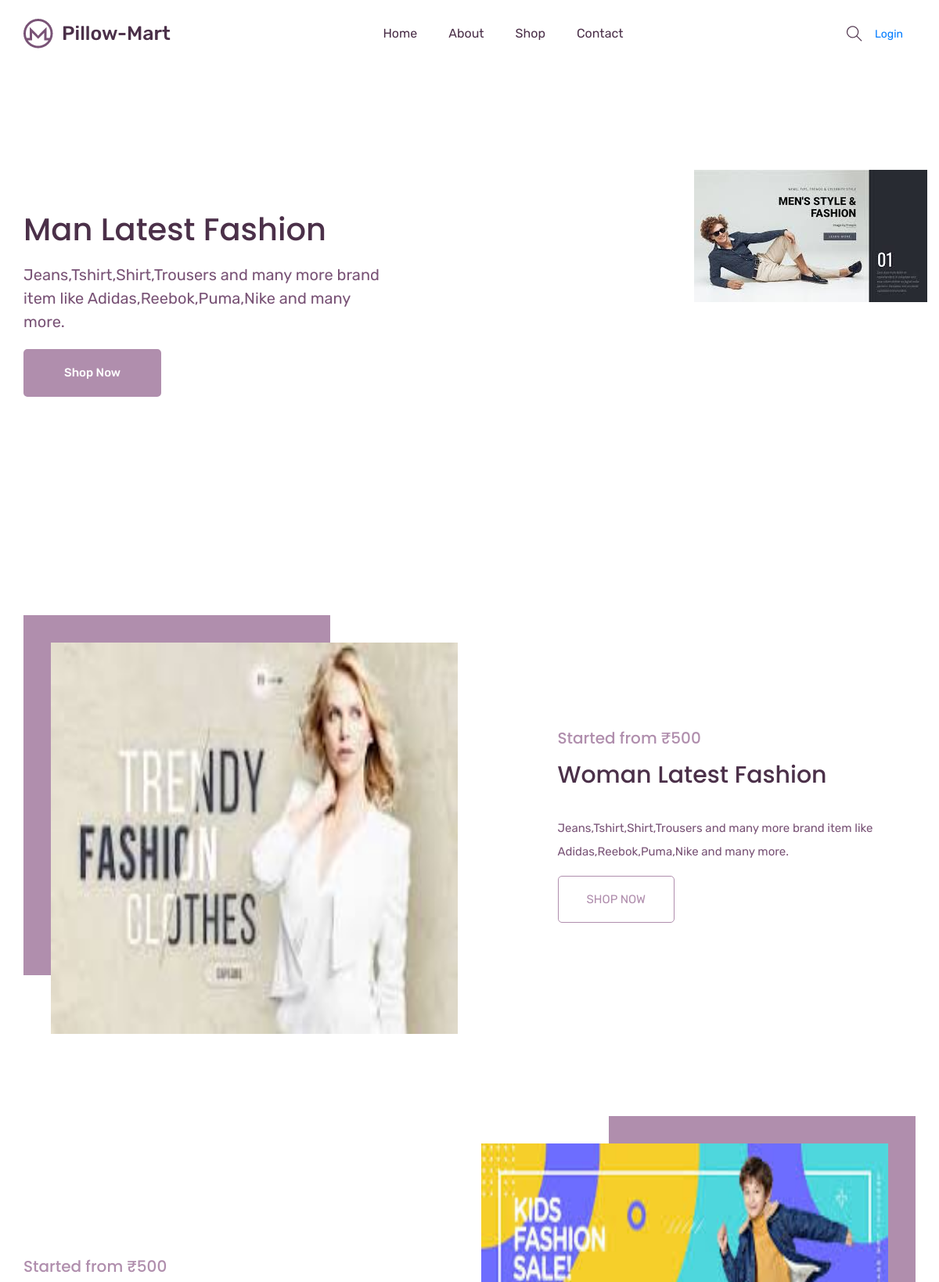
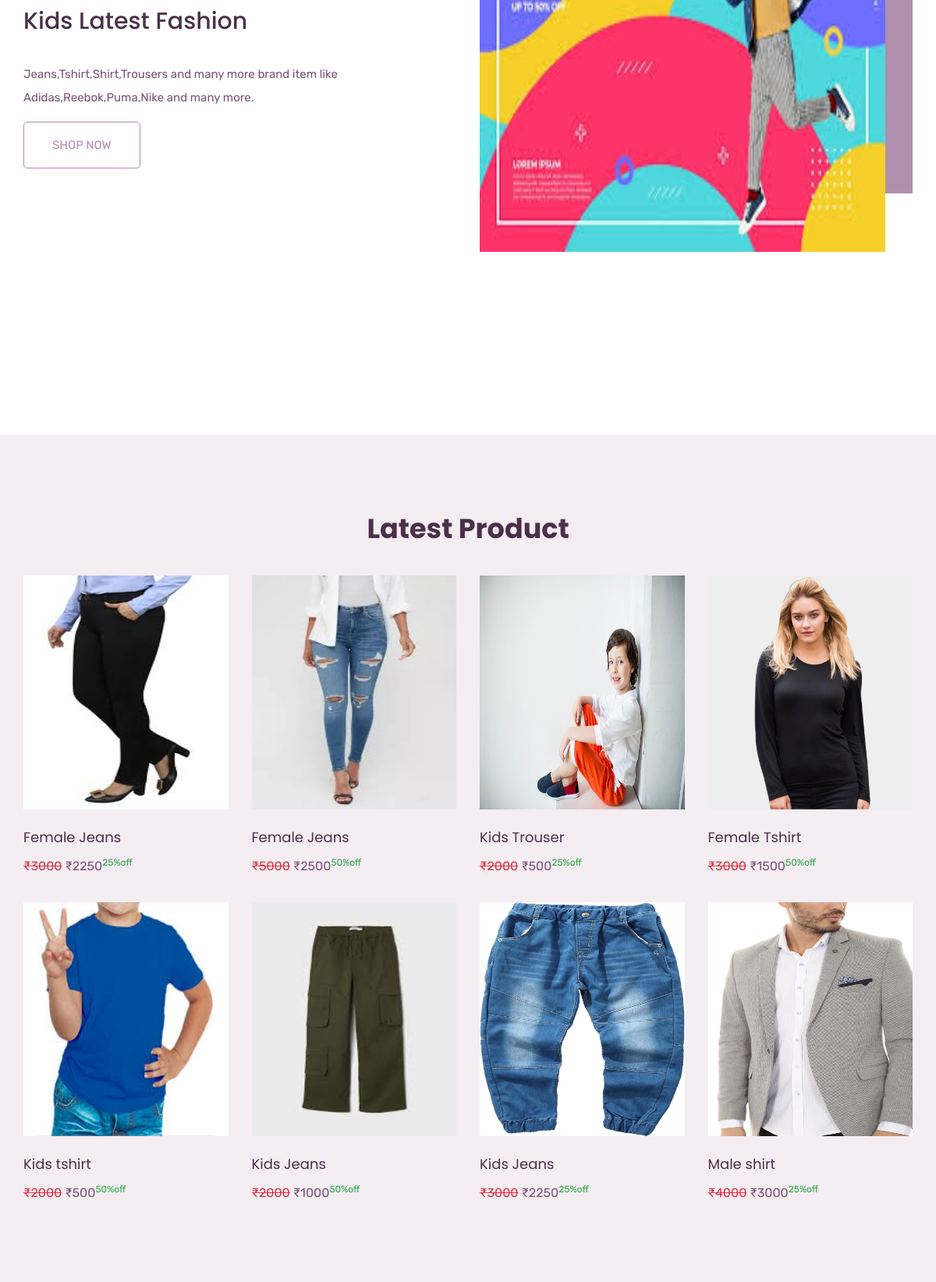
The page / (upper part) on the database its author committed (2 pictures, top to bottom).
### mainapp/models.py (models this page shows, shortened)
class Product(models.Model):
    id=models.AutoField(primary_key=True)
    name=models.CharField(max_length=30)
    maincategory=models.ForeignKey(MainCategory,on_delete=models.CASCADE)
    subcategory=models.ForeignKey(SubCategory,on_delete=models.CASCADE)
    brand=models.ForeignKey(Brand,on_delete=models.CASCADE)
    baseprice=models.IntegerField()
    discount=models.IntegerField()
    finalprice=models.IntegerField()
    stock=models.BooleanField(default=True)
    color=models.CharField(max_length=20)
    size=models.CharField(max_length=10)
    description=models.TextField(default="")
    pic1=models.ImageField(upload_to="uploads/product")
    pic2=models.ImageField(upload_to="uploads/product",default=None,blank=True,null=True)
    pic3=models.ImageField(upload_to="uploads/product",default=None,blank=True,null=True)
    pic4=models.ImageField(upload_to="uploads/product",default=None,blank=True,null=True)

### mainapp/views.py (the view)
# urls.py: path('',mainapp.homePage,name="home"),
def homePage(Request):
    products=Product.objects.all().order_by("-id")[0:8]
    return render(Request,"index.html",{'products':products})

### mainapp/templates/index.html (shortened to what this page needs)
{% load static %}
<!doctype html>
<html lang="zxx">
<head>
    <link rel="stylesheet" href="{% static 'css/bootstrap.min.css' %}">
    <link rel="stylesheet" href="{% static 'css/animate.css' %}">
    <link rel="stylesheet" href="{% static 'css/owl.carousel.min.css' %}">
    <link rel="stylesheet" href="{% static 'css/all.css' %}">
    <link rel="stylesheet" href="{% static 'css/flaticon.css' %}">
    <link rel="stylesheet" href="{% static 'css/themify-icons.css' %}">
    <link rel="stylesheet" href="{% static 'css/magnific-popup.css' %}">
    <link rel="stylesheet" href="{% static 'css/slick.css' %}">
    <link rel="stylesheet" href="{% static 'css/style.css' %}">
</head>
<body>
    <header class="main_menu home_menu">
        <div class="container">
            <div class="row align-items-center justify-content-center">
                <div class="col-lg-12">
                    <nav class="navbar navbar-expand-lg navbar-light">
                        <a class="navbar-brand" href="{% url 'home' %}"><img src="{% static 'img/logo.png'  %}" alt="logo"></a>
                        <div class="collapse navbar-collapse main-menu-item" id="navbarSupportedContent">
                            <ul class="navbar-nav">
                                <li class="nav-item">
                                    <a class="nav-link" href="{% url 'home' %}">Home</a>
                                </li>
                                <li class="nav-item">
                                    <a class="nav-link" href="{% url 'about' %}">about</a>
                                </li>
                                <li class="nav-item">
                                    <a class="nav-link" href="/shop/All/All/All">shop</a>
                                </li>
                                <li class="nav-item">
                                    <a class="nav-link" href="{% url 'contact' %}">Contact</a>
                                </li>
                            </ul>
                        </div>
                        <div class="hearer_icon d-flex align-items-center">
                            <a id="search_1" href="javascript:void(0)"><i class="ti-search"></i></a>
                            <ul>
                                {% if request.user.is_authenticated %}
                                <li class="nav-item dropdown list-style-none ms-3">
                                    <a class="nav-link dropdown-toggle" href="blog.html" id="navbarDropdown_2"
                                        role="button" data-toggle="dropdown" aria-haspopup="true" aria-expanded="false">
                                        {{request.user.username}}
                                    </a>
                                    <div class="dropdown-menu" aria-labelledby="navbarDropdown_2">
                                        <a class="dropdown-item" href="{% url 'profile' %}">Profile</a>
                                        <a class="dropdown-item" href="{% url 'cart' %}">Cart</a>
                                        <a class="dropdown-item" href="{% url 'checkout' %}">Checkout</a>
                                        <a class="dropdown-item" href="{% url 'logout' %}">Logout</a>
                                    </div>
                                </li>
                                {% else %}
                                <li class="nav-item">
                                    <a class="nav-link" href="{% url 'login' %}">Login</a>
                                </li>
                                {% endif %}
                            </ul>
                        </div>
                    </nav>
                </div>
            </div>
        </div>
    </header>
{% block body %}
    <section class="banner_part">
        <div class="container">
            <div class="row align-items-center">
                <div class="col-md-5">
                    <div class="banner_text">
                        <div class="banner_text_iner">
                            <h1>Man Latest Fashion</h1>
                            <p>Jeans,Tshirt,Shirt,Trousers and many more brand item like Adidas,Reebok,Puma,Nike and many more.</p>
                            <a href="/shop/Male/All/All" class="btn_1">Shop now</a>
                        </div>
                    </div>
                </div>
                <div class="col-md-7">
                    <div class="banner_img">
                        <img src="{% static 'banner/banner1.jpeg' %}"  alt="#" class="img-fluid">
                    </div>
                </div>
            </div>
        </div>
    </section>
    <section class="single_product_list">
        <div class="container">
            <div class="row">
                <div class="col-lg-12">
                    <div class="single_product_iner">
                        <div class="row align-items-center justify-content-between">
                            <div class="col-lg-6 col-sm-6">
                                <div class="single_product_img">
                                    <img src="{% static 'banner/banner2.jpeg' %}" style="height:500px;" class="img-fluid" alt="#">
                                </div>
                            </div>
                            <div class="col-lg-5 col-sm-6">
                                <div class="single_product_content">
                                    <h5>Started from &#8377;500</h5>
                                    <h2>Woman Latest Fashion</h2>
                                    <p class="mb-3">Jeans,Tshirt,Shirt,Trousers and many more brand item like Adidas,Reebok,Puma,Nike and many more.</p>
                                    <a href="/shop/Female/All/All" class="btn_3">Shop now</a>
                                </div>
                            </div>
                        </div>
                    </div>
                    <div class="single_product_iner">
                        <div class="row align-items-center justify-content-between">
                            <div class="col-lg-6 col-sm-6">
                                <div class="single_product_img">
                                    <img src="{% static 'banner/banner3.jpeg' %}" style="height:500px" class="img-fluid" alt="#">
                                </div>
                            </div>
                            <div class="col-lg-5 col-sm-6">
                                <div class="single_product_content">
                                    <h5>Started from &#8377;500</h5>
                                    <h2> Kids Latest Fashion </h2>
                                    <p class="mb-3">Jeans,Tshirt,Shirt,Trousers and many more brand item like Adidas,Reebok,Puma,Nike and many more.</p>
                                    <a href="/shop/kids/All/All" class="btn_3">Shop Now</a>
                                </div>
                            </div>
                        </div>
                    </div>
                </div>
            </div>
        </div>
    </section>
    <section class="trending_items">
        <div class="container">
            <div class="row">
                <div class="col-lg-12">
                    <div class="section_tittle text-center">
                        <h2>Latest Product</h2>
                    </div>
                </div>
            </div>
            <div class="row">
                {% for item in products %}
                <div class=" col-xl-3 col-lg-2 col-md-6 col-sm-6 col-12">
                    <div class="single_product_item">
                        <div class="single_product_item_thumb">
                            <a href="/singleproduct/{{item.id}}/">
                                <img src="{{item.pic1.url}}" style="height:300px; width:300px" alt="#" class="img-fluid">
                            </a>
                        </div>
                        <h3> <a href="/singleproduct/{{item.id}}/">{{item.name}}</a></h3>
                        <p><del class="text-danger">&#8377;{{item.baseprice}}</del> &#8377;{{item.finalprice}}<sup class="text-success">{{item.discount}}%off</sup></p>
                    </div>
                </div>
                {% endfor %}
            </div>
        </div>
    </section>
{% endblock %}
</body>
</html>

### rows shown on the page
Product: pic1 (picture), name "Female Jeans", baseprice "3000", finalprice "2250", discount "25"
Product: pic1 (picture), name "Female Jeans", baseprice "5000", finalprice "2500", discount "50"
Product: pic1 (picture), name "Kids Trouser", baseprice "2000", finalprice "500", discount "25"
Product: pic1 (picture), name "Female Tshirt", baseprice "3000", finalprice "1500", discount "50"
Product: pic1 (picture), name "Kids tshirt", baseprice "2000", finalprice "500", discount "50"
Product: pic1 (picture), name "Kids Jeans", baseprice "2000", finalprice "1000", discount "50"
Product: pic1 (picture), name "Kids Jeans", baseprice "3000", finalprice "2250", discount "25"
Product: pic1 (picture), name "Male shirt", baseprice "4000", finalprice "3000", discount "25"
